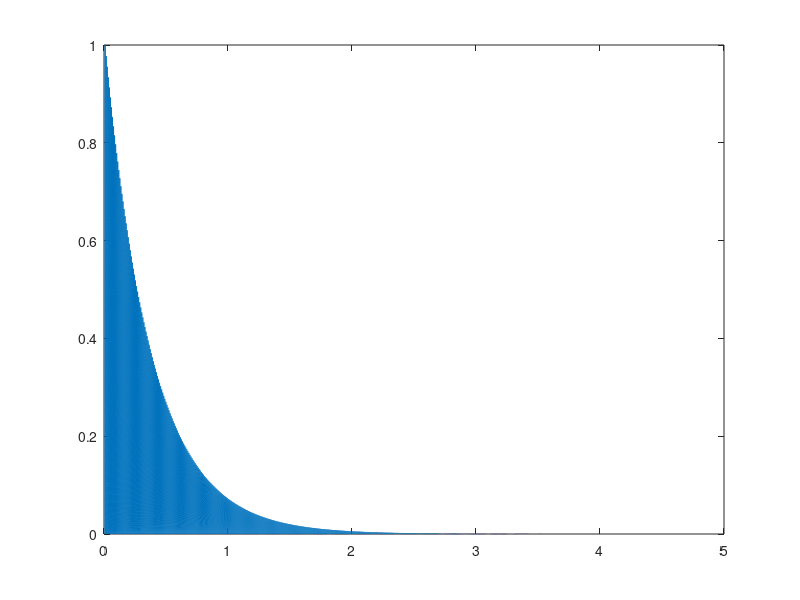

The MATLAB source for this figure:

% SYNTHESE DE SON DE PIANO

% ------------------- Entrée utilisateur
%Fonda = 440;                         % Fréquence fondamentale voulue
%L = 1.2;                             % Longueur de la corde
%v = Fonda * 2 * L;                   %
%d = sqrt(tension/(rho*pi*v^2));      %

% -------------------- Paramètres

fech = 44100;

% Corde
d = 15 * 10^-4;                       % diamètre de la corde 

tension = 80 * 9.81 ;                 % Tension de la corde
rho = 7800 ;                          % masse volumique de la corde (acier)
v = sqrt(tension/(rho * pi * d^2 ));  % vitesse du son dans la corde 
L = 1;                                % longueur de la corde de piano

m = round( L * fech /  v);              % retard en nombre d'échantillon, lié à la réflexion de l'onde sur une extrémité de la corde
G = 0.98 ;                                   % perte d'énergie à chaque réflexion

% vecteur temps
T = 5;                                       % durée du vecteur t
n = fech * T;                                % nombre de point du vecteur t
t = (0:n-1)/fech;                            % vecteur temps %t = linspace(0, T, n); 

% impact
T1 = 2*10^-3;                                % durée de l'impact
f = 1/T1;                                    % "fréquence" du cosinus surélevé représentant l'impact
n1 = fech * T1;                              % nombre de points de l'impact
A = 5;                                       % Amplitude

% signal d'entrée
input = zeros(size(t));                     % Initialisation du signal d'entrée
for i = 1:round(n1)                         % Remplissage du vecteur input uniquement pendant la durée de l'impact, le reste est constitué de 0 
    input(i) =  A * (1-cos(2*pi*f*t(i)));   % Force en entrée: une période du cosinus surélevé de durée T1
end

% Filtrage
filtre = zeros(size(t));

%---------------------- Calcul du signal de sortie (modèle compact)
output = zeros(size(t));                              % initialisation du signal de sortie            
for i = m+5:n                                         % la boucle commence uniquement pour les échantillons > à m
    % output(i) = input(i-m) + G*output(i-m);          % récurrence sans filtrer

     filtre(i) = (output(i-m)+output(i-m-1)+output(i-m-2)+output(i-m-3)+output(i-m-4))/5;
     output(i) = input(i-m) + G*filtre(i);           % récurrence en filtrant 
end
    
output = output / max(abs(output));                % Normalisation

% --------------------  Résultats

%affichage du spectre
Y = abs(fft(output)); 
freq = (0:length(t)/2-1)/length(t)*fech;   % Axe des fréquences

plot(freq, Y(1:length(t)/2))
xlabel('Fréquence (Hz)')
ylabel('Amplitude')
title('Spectre FFT')

% affichage du signal temporel
plot(t,output); 
soundsc(output, fech);
Fonda = v/2*L                       % calcul de la fréquence fondamentale
